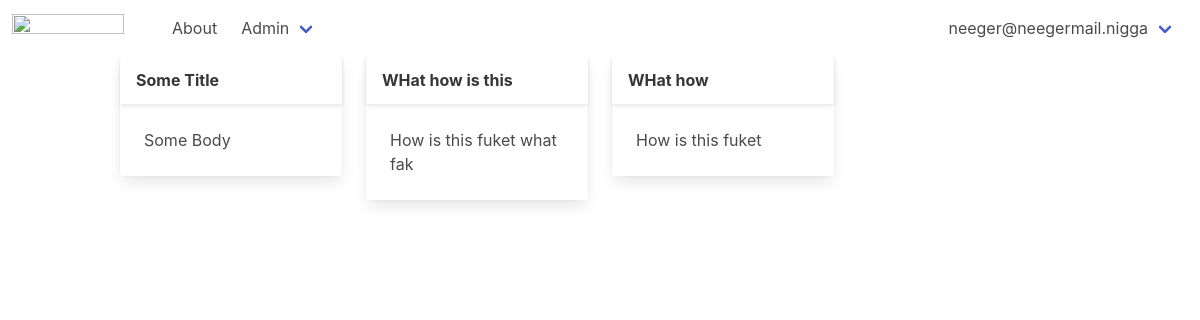
Page / (signed in) on the committed database.
### tables this page shows
CREATE TABLE users
(
    id       integer
        primary key autoincrement,
    email    text not null
        unique,
    password text not null
);

CREATE TABLE "articles"
(
    id    integer
        primary key autoincrement,
    title text,
    body  text
);

### helpers.php (called while the page is built, shortened)
<?php
function view($viewName, $vars = []){
    extract($vars);
    include __DIR__ . "/views/$viewName.php";
}
function auth(){
    return User::auth();
}

### src/Controllers/PublicController.php (called while the page is built, shortened)
<?php
class PublicController {
    public function home() {
        $articles = Article::all();
        view('home', compact('articles'));
    }
}

### src/DB.php (called while the page is built, shortened)
<?php
class DB {
    private $conn;
    public function __construct(){
        try {
            $this->conn = new PDO("sqlite:db.sqlite");
            $this->conn->setAttribute(PDO::ATTR_ERRMODE, PDO::ERRMODE_EXCEPTION);
        } catch(PDOException $e) {
            echo "Connection failed: " . $e->getMessage();
        }
    }
    public function all($table, $class){
        $stmt = $this->conn->prepare("SELECT * FROM $table");
        $stmt->execute();
        return $stmt->fetchAll();
    }
    public function find($table, $class, $id){
        $stmt = $this->conn->prepare("SELECT * FROM $table WHERE id = $id");
        $stmt->execute();
        return $stmt->fetch();
    }
}

### src/Models/Model.php (called while the page is built, shortened)
<?php
class Model {
    public static $table;
    public static function all(){
        $db = new DB();
        return $db -> all(static::$table, static::class);
    }
    public static function find($id){
        $db = new DB();
        return $db -> find(static::$table, static::class, $id);
    }
}

### src/Models/User.php (called while the page is built, shortened)
<?php
class User extends Model{
    public static function auth(){
        if(isset($_SESSION['user'])){
            $user = self::find($_SESSION['user']);
            if($user){
                return $user;
            }
        }
        return false;
    }
}

### views/home.php (the view)
<?php include 'partials/header.php' ?>
    <div class="container">
        <div class="columns is-multiline">
            <?php foreach ($articles as $article):?>
            <div class="column is-3">
                <div class="card">
                    <header class="card-header">
                        <p class="card-header-title">
                            <?=$article->title ?>
                        </p>
                    </header>
                    <div class="card-content">
                        <div class="content">
                            <?=$article->body ?>
                        </div>
                    </div>
                </div>
            </div>
            <?php endforeach; ?>
        </div>
    </div>
<?php include 'partials/footer.php' ?>

### views/partials/nav.php (shortened to what this page needs)
<nav class="navbar" role="navigation" aria-label="main navigation">
  <div class="navbar-brand">
    <a class="navbar-item" href="/">
      <img src="https://bulma.io/images/bulma-logo.png" width="112" height="28">
    </a>
  </div>
  <div id="navbarBasicExample" class="navbar-menu">
    <div class="navbar-start">
      <a class="navbar-item" href="/">
      </a>
      <a class="navbar-item" href="/about">
        About
      </a>
      <div class="navbar-item has-dropdown is-hoverable">
        <a class="navbar-link">
          Admin
        </a>
      </div>
    </div>
    <div class="navbar-end">
      <div class="navbar-item">
        <?php if(auth()): ?>
          <div class="navbar-item has-dropdown is-hoverable">
            <a class="navbar-link">
              <?=auth()->email?>
            </a>
          </div>
        <?php endif; ?>
      </div>
    </div>
  </div>
</nav>

### rows in the picture
users: email "neeger@neegermail.nigga"
articles: title "Some Title", body "Some Body"
articles: title "WHat how is this", body "How is this fuket what fak"
articles: title "WHat how", body "How is this fuket"
